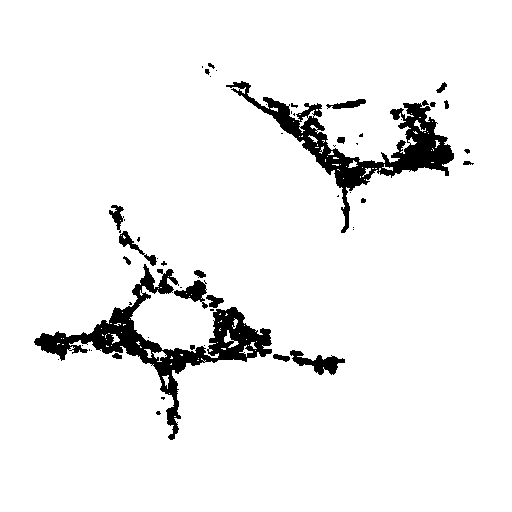
#> input picture binary_mdivi.png, 512 x 512 px, found by its file name
$ jupyter execute --allow-errors skeleton_ornet.ipynb
#> lines starting #> are read from the running program, lines starting #| are printed output that depends on the picture; after the words box and inside, x2 and y2 are one past the last pixel; in counts of white or black regions, pixels touching at a corner belong together
[cell 1]
# import relevant packages
import numpy as np
import pandas as pd
import glob
import matplotlib.pyplot as plt
import cv2
import napari
import argparse
import imageio
import imutils
from imutils import paths
import skimage
from IPython.display import Image
from PIL import Image, ImageFilter
from skimage.io import imread
from skimage.filters import unsharp_mask
from io import BytesIO

#> (a cell that did not finish here is left out)

[cell 3]
# INCORRECT: show the image without converting color spaces
plt.figure("Incorrect")
#> (this line was passed over: IPython is not available in this run)
#> (the rest of this cell did not finish here and is left out)

[cell 4]
img = cv2.imread('C:/Users/blessing/Desktop/binary_mdivi.png') # change picture address
#> img is the input picture: shape (512, 512, 3); 94% white; 53 black regions (31 under 20 px), largest, box (x1, y1, x2, y2) and area: (34, 264, 272, 440) 7144, (226, 81, 454, 233) 6204, (290, 350, 345, 375) 595
translated = imutils.translate(img, 100,50) # translation function
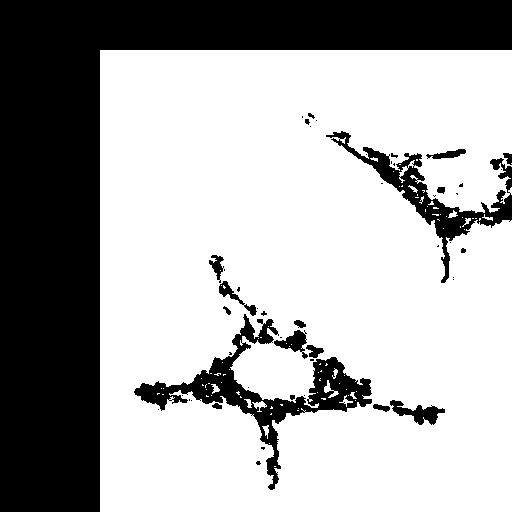
#> translated: shape (512, 512, 3); 67.3% white; 50 black regions (31 under 20 px), largest, box (x1, y1, x2, y2) and area: (0, 0, 512, 512) 71800, (134, 314, 372, 490) 7144, (326, 131, 512, 283) 4340

plt.figure()
#> (this line was passed over: IPython is not available in this run)
plt.subplot(121)
#> (this line was passed over: IPython is not available in this run)
plt.imshow (img [:,:,:: - 1]) # img [:,:,:: - 1] conversion is to switch back to RGB format, so that color images can be displayed normally
#> (this line was passed over: IPython is not available in this run)
plt.title ('original picture ')
#> (this line was passed over: IPython is not available in this run)
plt.subplot(122)
#> (this line was passed over: IPython is not available in this run)
plt.imshow(translated[:,:,::-1])
#> (this line was passed over: IPython is not available in this run)
plt.itle ('translation result')
plt.show()
